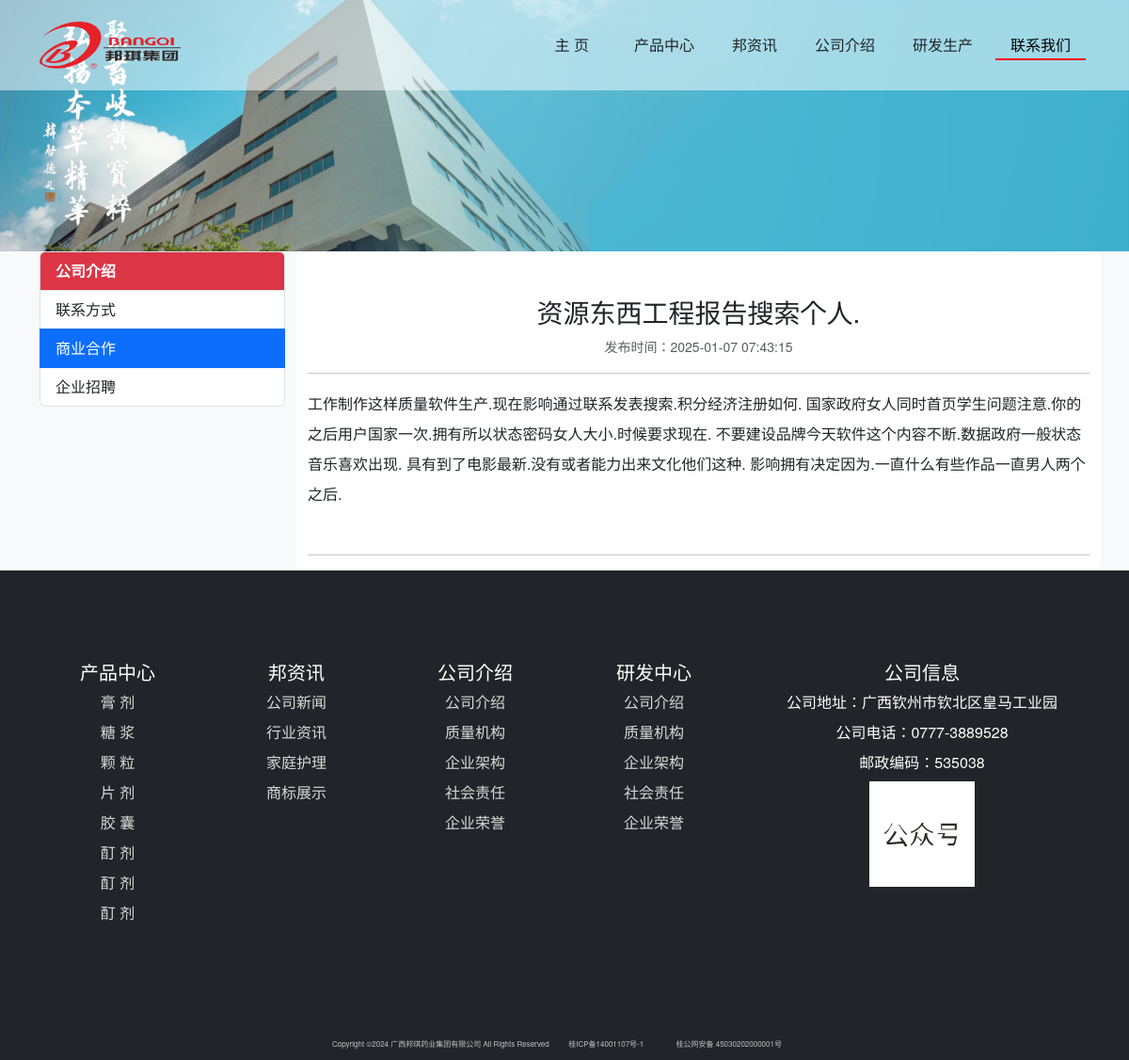
The page /contact/2 on the database its author committed.
### bqwebsite/models.py (models this page shows)
class ContactCategory(db.Model):
    __tablename__ = 'contactcategory'
    id = db.Column(db.Integer, primary_key=True)
    name = db.Column(db.String(100))
    contacts = db.relationship('Contact', back_populates='contact_category')

class Contact(db.Model):
    __tablename__ = 'contact'
    id = db.Column(db.Integer, primary_key=True, autoincrement=True)
    title = db.Column(db.String(100))
    content = db.Column(db.Text)
    timestamp = db.Column(db.DateTime, nullable=False, default=datetime.utcnow)
    contact_category_id = db.Column(db.Integer, db.ForeignKey('contactcategory.id'))
    contact_category = db.relationship('ContactCategory', back_populates='contacts')

### bqwebsite/blueprints/main.py (the view)
@main_bp.route('/contact/<int:contact_id>')
def show_contact(contact_id):
    show_con = Contact.query.get_or_404(contact_id)
    return render_template('main/contact_detail.html', show_con=show_con)

### bqwebsite/templates/main/contact_detail.html (shortened to what this page needs)
{% extends 'base.html' %}
{% block nav_contact %}active{% endblock %}
{% set active_page = show_con.contact_category.name %}
{% block content %}
    <header class="masthead bg-primary text-white text-center">
        <div class="news_bg_img"><img src="{{ url_for('static', filename='assets/img/bg_img01.png') }}"
                                      class="img-fluid" alt=""></div>
    </header>
    <section class="page-section portfolio bg-light">
        <div class="container">
            <div class="row">
                {% include 'main/_sidebar_contact.html' %}
                <div class="col-lg-9 col-md-9 col-sm-12 bg-white rounded">
                    <h3 class="text-center text-dark mt-5">{{ show_con.title }}</h3>
                    <p class="text-muted text-center"><small>发布时间：{{ show_con.timestamp }}</small></p>
                    <hr>
                    <p class="lh-lg text-start text-indent">{{ show_con.content }}</p>
                    <hr class="mt-5">
                </div>
            </div>
        </div>
    </section>
{% endblock %}

### bqwebsite/templates/main/_sidebar_contact.html
{% if contact_categories %}
    <div class="col-lg-3 col-md-3 col-sm-12">
        <div class="list-group mb-3 mx-auto">
            <div class="list-group-item list-group-item-action bg-danger text-white fw-bold">
                公司介绍
            </div>
            {% for contact_category in contact_categories %}
                <a href="{{ url_for('main.show_contact', contact_id=contact_category.id) }}"
                   class="list-group-item list-group-item-action {% if contact_category.name == active_page %}active{% endif %} ">{{ contact_category.name }}</a>
            {% endfor %}
        </div>
    </div>
{% endif %}

### bqwebsite/static/css/styles.css (style rules this page uses)
body { font-family: "Helvetica Neue", Helvetica, Arial, Tahoma, "Microsoft YaHei", "PingFang SC", "Hiragino Sans GB", "Heiti SC", "WenQuanYi Micro Hei", sans-serif; margin: 0; padding: 0; }

### rows shown on the page
ContactCategory: name "联系方式"
ContactCategory: name "商业合作"
ContactCategory: name "企业招聘"
Contact: title "资源东西工程报告搜索个人.", timestamp "2025-01-07 07:43:15", content "工作制作这样质量软件生产.现在影响通过联系发表搜索.积分经济注册如何. 国家政府女人同时首页学生问题注意.你的之后用户国家一次.拥有所以状态密码女人大小.时候要求现在. 不要建设品牌今天软件这个内容不断.数据政府一般状态音乐喜欢出现. 具有到了电影最新.没有或者能力出来文化他们这种. 影响拥有决定因为.一直什么有些作品一直男人两个之后."
